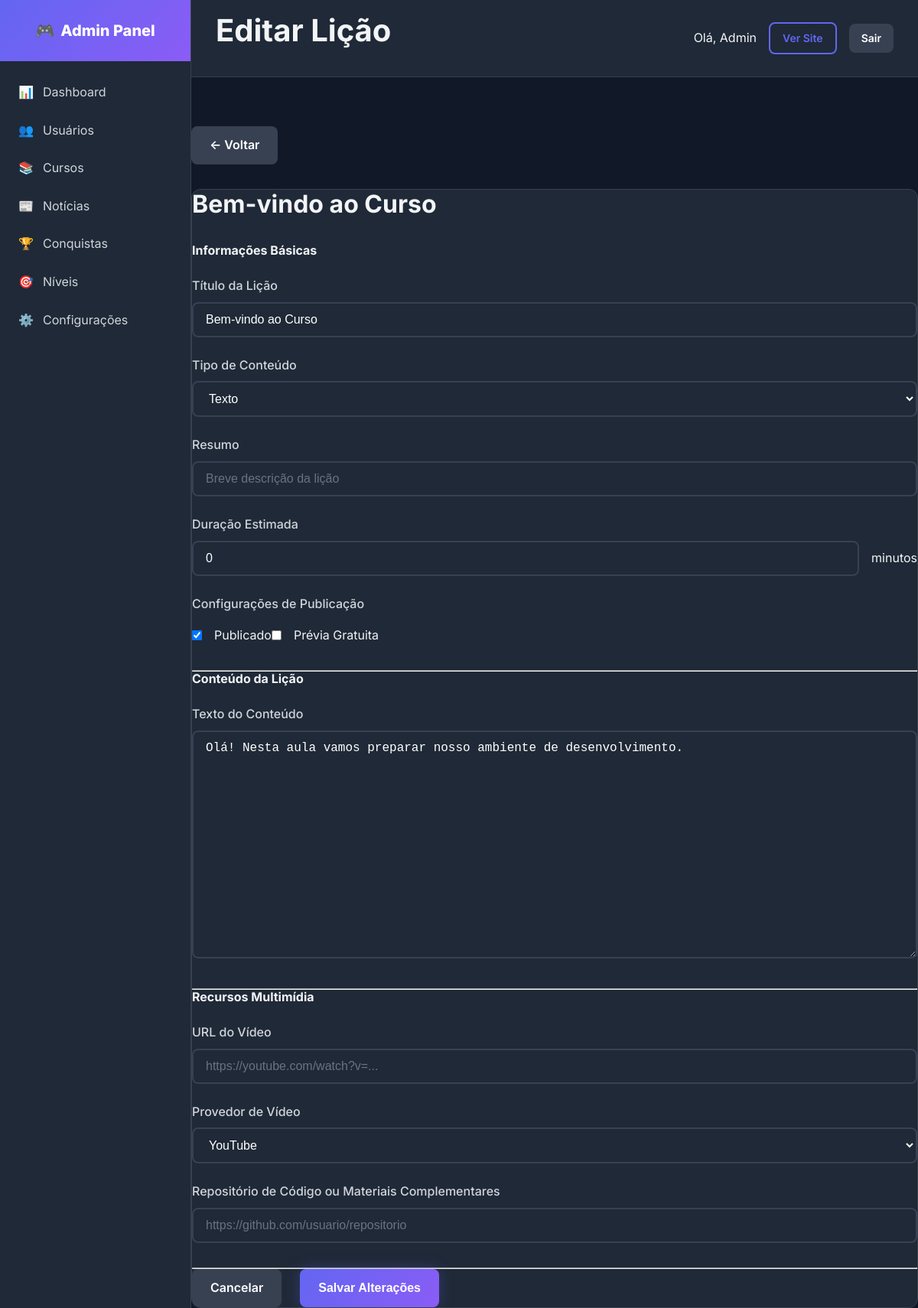
The page /admin/lesson-edit.php?id=1 (signed in) on the database its author committed.
### tables this page shows
CREATE TABLE `users` (
    `id`                        INT UNSIGNED       NOT NULL AUTO_INCREMENT,
    `name`                      VARCHAR(100)       NOT NULL                          COMMENT 'Nome de exibição',
    `full_name`                 VARCHAR(200)       DEFAULT NULL                      COMMENT 'Nome completo',
    `first_name`                VARCHAR(100)       DEFAULT NULL                      COMMENT 'Primeiro nome',
    `last_name`                 VARCHAR(100)       DEFAULT NULL                      COMMENT 'Sobrenome',
    `username`                  VARCHAR(50)        NOT NULL                          COMMENT 'Username único',
    `email`                     VARCHAR(150)       NOT NULL                          COMMENT 'Email único para login',
    `password`                  VARCHAR(255)       NOT NULL                          COMMENT 'Hash bcrypt da senha',
    `role`                      ENUM('student','instructor','admin','super_admin')
                                                   NOT NULL DEFAULT 'student'        COMMENT 'Papel do usuário',
    `avatar`                    VARCHAR(500)       DEFAULT NULL                      COMMENT 'URL da foto de perfil',
    `bio`                       TEXT               DEFAULT NULL                      COMMENT 'Biografia',
    `phone`                     VARCHAR(20)        DEFAULT NULL                      COMMENT 'Telefone com DDD',
    `website`                   VARCHAR(255)       DEFAULT NULL                      COMMENT 'Site pessoal',
    `social_github`             VARCHAR(255)       DEFAULT NULL,
    `social_linkedin`           VARCHAR(255)       DEFAULT NULL,
    `social_twitter`            VARCHAR(255)       DEFAULT NULL,
    `social_youtube`            VARCHAR(255)       DEFAULT NULL,
    `specialization`            VARCHAR(255)       DEFAULT NULL                      COMMENT 'Área de especialização',
    `total_points`              INT UNSIGNED       NOT NULL DEFAULT 0                COMMENT 'Cache pontos gamificação',
    `xp_total`                  INT UNSIGNED       NOT NULL DEFAULT 0                COMMENT 'XP total do usuário',
    `coins`                     INT UNSIGNED       NOT NULL DEFAULT 0                COMMENT 'Moedas do usuário',
    `level`                     INT UNSIGNED       NOT NULL DEFAULT 1                COMMENT 'Nível atual do usuário',
    `streak_days`               INT UNSIGNED       NOT NULL DEFAULT 0                COMMENT 'Dias seguidos de atividade',
    `last_activity`             DATE               DEFAULT NULL                      COMMENT 'Data da última atividade',
    `email_verified_at`         TIMESTAMP          NULL DEFAULT NULL,
    `email_verification_token`  VARCHAR(100)       DEFAULT NULL,
    `password_reset_token`      VARCHAR(100)       DEFAULT NULL,
    `password_reset_expires`    TIMESTAMP          NULL DEFAULT NULL,
    `two_factor_secret`         VARCHAR(255)       DEFAULT NULL,
    `two_factor_enabled`        TINYINT(1)         NOT NULL DEFAULT 0,
    `last_login_at`             TIMESTAMP          NULL DEFAULT NULL,
    `last_login_ip`             VARCHAR(45)        DEFAULT NULL,
    `is_active`                 TINYINT(1)         NOT NULL DEFAULT 1,
    `status`                    ENUM('active','inactive','banned','pending')
                                                   NOT NULL DEFAULT 'active'        COMMENT 'Status do usuário',
    `preferences`               JSON               DEFAULT NULL,
    `created_at`                TIMESTAMP          NOT NULL DEFAULT CURRENT_TIMESTAMP,
    `updated_at`                TIMESTAMP          NOT NULL DEFAULT CURRENT_TIMESTAMP ON UPDATE CURRENT_TIMESTAMP,

    PRIMARY KEY (`id`),
    UNIQUE KEY `uk_users_email` (`email`),
    UNIQUE KEY `uk_users_username` (`username`),
    KEY `idx_users_role` (`role`),
    KEY `idx_users_active` (`is_active`),
    KEY `idx_users_status` (`status`),
    KEY `idx_users_created` (`created_at`),
    KEY `idx_users_points` (`total_points` DESC)
);

CREATE TABLE `course_lessons` (
    `id`               INT UNSIGNED     NOT NULL AUTO_INCREMENT,
    `module_id`        INT UNSIGNED     NOT NULL,
    `course_id`        INT UNSIGNED     NOT NULL,
    `title`            VARCHAR(255)     NOT NULL,
    `summary`          VARCHAR(500)     DEFAULT NULL,
    `slug`             VARCHAR(280)     NOT NULL,
    `content_type`     ENUM('video','text','quiz','assignment','download','live','interactive')
                                        NOT NULL DEFAULT 'video',
    `content`          LONGTEXT         DEFAULT NULL,
    `video_url`        VARCHAR(500)     DEFAULT NULL,
    `video_provider`   ENUM('youtube','vimeo','bunny','wistia','self_hosted','other') DEFAULT NULL,
    `video_duration`   INT UNSIGNED     NOT NULL DEFAULT 0,
    `video_thumbnail`  VARCHAR(500)     DEFAULT NULL,
    `xp_reward`        INT UNSIGNED     NOT NULL DEFAULT 10,
    `coin_reward`      INT UNSIGNED     NOT NULL DEFAULT 1,
    `attachment_url`   VARCHAR(500)     DEFAULT NULL,
    `attachments`      JSON             DEFAULT NULL,
    `resources`        JSON             DEFAULT NULL,
    `sort_order`       INT              NOT NULL DEFAULT 0,
    `is_free_preview`  TINYINT(1)       NOT NULL DEFAULT 0,
    `is_published`     TINYINT(1)       NOT NULL DEFAULT 1,
    `is_mandatory`     TINYINT(1)       NOT NULL DEFAULT 1,
    `completion_rule`  ENUM('video_watched','content_read','quiz_passed','manual')
                                        NOT NULL DEFAULT 'video_watched',
    `created_at`       TIMESTAMP        NOT NULL DEFAULT CURRENT_TIMESTAMP,
    `updated_at`       TIMESTAMP        NOT NULL DEFAULT CURRENT_TIMESTAMP ON UPDATE CURRENT_TIMESTAMP,

    PRIMARY KEY (`id`),
    UNIQUE KEY `uk_lessons_slug_course` (`course_id`, `slug`),
    KEY `idx_lessons_module_order` (`module_id`, `sort_order`),
    CONSTRAINT `fk_lessons_module` FOREIGN KEY (`module_id`)
        REFERENCES `course_modules` (`id`) ON DELETE CASCADE ON UPDATE CASCADE,
    CONSTRAINT `fk_lessons_course` FOREIGN KEY (`course_id`)
        REFERENCES `courses` (`id`) ON DELETE CASCADE ON UPDATE CASCADE
);

### includes/functions.php (called while the page is built, shortened)
<?php
if (!function_exists('url')) {
    function url(string $path = ''): string {
        $baseUrl = defined('BASE_URL') ? BASE_URL : 'http://localhost/gamedev-academy/';
        return rtrim($baseUrl, '/') . '/' . ltrim($path, '/');
    }
}
if (!function_exists('asset')) {
    function asset(string $path): string {
        $path = ltrim($path, '/');
        $protocol = (!empty($_SERVER['HTTPS']) && $_SERVER['HTTPS'] === 'on') ? 'https://' : 'http://';
        $host = $_SERVER['HTTP_HOST'] ?? 'localhost';
        $scriptName = $_SERVER['SCRIPT_NAME'];
        $pathParts = explode('/', trim($scriptName, '/'));
        $projectFolder = $pathParts[0] ?? '';
        if (!empty($projectFolder) && $projectFolder !== 'index.php') {
            return $protocol . $host . '/' . $projectFolder . '/assets/' . $path;
        }
        return $protocol . $host . '/assets/' . $path;
    }
}
if (!function_exists('escape')) {
    function escape(?string $string): string {
        return htmlspecialchars($string, ENT_QUOTES | ENT_HTML5, 'UTF-8');
    }
}
?>

### classes/Database.php (called while the page is built, shortened)
<?php
class Database {
    private static $instance = null;
    private $pdo;
    private function __construct() {
        try {
            $dsn = "mysql:host=" . DB_HOST . ";dbname=" . DB_NAME . ";charset=" . DB_CHARSET;
            $options = [
                PDO::ATTR_ERRMODE => PDO::ERRMODE_EXCEPTION,
                PDO::ATTR_DEFAULT_FETCH_MODE => PDO::FETCH_ASSOC,
                PDO::ATTR_EMULATE_PREPARES => false,
            ];
            $this->pdo = new PDO($dsn, DB_USER, DB_PASS, $options);
        } catch (PDOException $e) {
            die("Erro de conexão: " . $e->getMessage());
        }
    }
    public static function getInstance(): self {
        if (self::$instance === null) {
            self::$instance = new self();
        }
        return self::$instance;
    }
    public function query(string $sql, array $params = []): PDOStatement {
        $stmt = $this->pdo->prepare($sql);
        $stmt->execute($params);
        return $stmt;
    }
    public function fetch(string $sql, array $params = []): ?array {
        return $this->query($sql, $params)->fetch() ?: null;
    }
}

### classes/Auth.php (called while the page is built, shortened)
<?php
require_once __DIR__ . '/Database.php';
require_once __DIR__ . '/User.php';
class Auth {
    private $user;
    public function __construct() {
        $this->user = new User();
    }
    public function isLoggedIn(): bool {
        if (isset($_SESSION['user_id'])) {
            return true;
        }
        return false;
    }
    public function getCurrentUser(): ?array {
        return $this->user->find($_SESSION['user_id']);
    }
}

### classes/User.php (called while the page is built, shortened)
<?php
class User {
    private $db;
    public function __construct() {
        $this->db = Database::getInstance();
    }
    public function find(int $id): ?array {
        return $this->db->fetch("SELECT * FROM users WHERE id = ?", [$id]);
    }
}

### admin/lesson-edit.php (the view, shortened to what this page needs)
<?php
$pageTitle = 'Editar Lição';
include 'includes/header.php';
$db = Database::getInstance();
$id = intval($_GET['id'] ?? 0);
$moduleId = intval($_GET['module_id'] ?? 0);
$courseId = intval($_GET['course_id'] ?? 0);
$lesson = $db->fetch("SELECT * FROM course_lessons WHERE id = ?", [$id]);
?>
<div class="mb-4">
    <a href="<?= url('admin/lessons.php?module_id=' . $moduleId . '&course_id=' . $courseId) ?>" class="btn btn-secondary">← Voltar</a>
</div>
<div class="card p-4" style="max-width: 1200px; margin: 0 auto;">
    <div class="mb-4">
        <h2><?= escape($lesson['title']) ?></h2>
    </div>
    <form method="POST">
        <div class="mb-4">
            <h5 class="mb-3">Informações Básicas</h5>
            <div class="row">
                <div class="col-md-9 mb-3">
                    <label class="form-label">Título da Lição</label>
                    <input type="text" name="title" class="form-control" value="<?= escape($lesson['title']) ?>" required>
                </div>
                <div class="col-md-3 mb-3">
                    <label class="form-label">Tipo de Conteúdo</label>
                    <select name="content_type" class="form-control">
                        <?php
                        $types = ['text'=>'Texto','video'=>'Vídeo','quiz'=>'Quiz','exercise'=>'Exercício','project'=>'Projeto','live'=>'Live','download'=>'Download'];
                        foreach ($types as $k=>$v): ?>
                            <option value="<?= $k ?>" <?= ($lesson['content_type'] ?? 'text') === $k ? 'selected' : '' ?>><?= $v ?></option>
                        <?php endforeach; ?>
                    </select>
                </div>
            </div>
            <div class="mb-3">
                <label class="form-label">Resumo</label>
                <input type="text" name="summary" class="form-control" value="<?= escape($lesson['summary'] ?? '') ?>" placeholder="Breve descrição da lição">
            </div>
            <div class="row">
                <div class="col-md-6 mb-3">
                    <label class="form-label">Duração Estimada</label>
                    <div class="d-flex align-center gap-2">
                        <input type="number" name="duration_minutes" class="form-control" value="<?= intval($lesson['video_duration'] ?? 0) ?>" placeholder="0">
                        <span>minutos</span>
                    </div>
                </div>
                <div class="col-md-6 mb-3">
                    <label class="form-label d-block">Configurações de Publicação</label>
                    <div class="d-flex gap-4 mt-2">
                        <label class="d-flex align-center gap-2">
                            <input type="checkbox" name="is_published" <?= ($lesson['is_published'] ?? 0) ? 'checked' : '' ?>>
                            <span>Publicado</span>
                        </label>
                        <label class="d-flex align-center gap-2">
                            <input type="checkbox" name="is_free_preview" <?= ($lesson['is_free_preview'] ?? 0) ? 'checked' : '' ?>>
                            <span>Prévia Gratuita</span>
                        </label>
                    </div>
                </div>
            </div>
        </div>
        <hr class="my-4">
        <div class="mb-4">
            <h5 class="mb-3">Conteúdo da Lição</h5>
            <div class="mb-3">
                <label for="content" class="form-label">Texto do Conteúdo</label>
                <textarea class="form-control" id="content" name="content" rows="15"><?= escape($lesson['content'] ?? '') ?></textarea>
            </div>
        </div>
        <hr class="my-4">
        <div class="mb-4">
            <h5 class="mb-3">Recursos Multimídia</h5>
            <div class="row">
                <div class="col-md-7 mb-3">
                    <label class="form-label">URL do Vídeo</label>
                    <input type="text" name="video_url" class="form-control" value="<?= escape($lesson['video_url'] ?? '') ?>" placeholder="https://youtube.com/watch?v=...">
                </div>
                <div class="col-md-5 mb-3">
                    <label class="form-label">Provedor de Vídeo</label>
                    <select name="video_provider" class="form-control">
                        <?php foreach (['youtube'=>'YouTube','vimeo'=>'Vimeo','cloudflare'=>'Cloudflare','bunny'=>'Bunny','self'=>'Próprio'] as $k=>$v): ?>
                            <option value="<?= $k ?>" <?= ($lesson['video_provider'] ?? 'youtube') === $k ? 'selected' : '' ?>><?= $v ?></option>
                        <?php endforeach; ?>
                    </select>
                </div>
            </div>
            <div class="mb-3">
                <label class="form-label">Repositório de Código ou Materiais Complementares</label>
                <input type="text" name="attachment_url" class="form-control" value="<?= escape($lesson['attachment_url'] ?? '') ?>" placeholder="https://github.com/usuario/repositorio">
            </div>
        </div>
        <hr class="my-4">
        <div class="d-flex justify-end gap-3">
            <a href="<?= url('admin/lessons.php?module_id=' . $moduleId . '&course_id=' . $courseId) ?>" class="btn btn-secondary">Cancelar</a>
            <button type="submit" class="btn btn-primary">Salvar Alterações</button>
        </div>
    </form>
</div>
<?php include 'includes/footer.php'; ?>

### admin/includes/header.php (shortened to what this page needs)
<?php
require_once __DIR__ . '/../../config/database.php';
require_once __DIR__ . '/../../classes/Database.php';
require_once __DIR__ . '/../../classes/User.php';
require_once __DIR__ . '/../../classes/Auth.php';
require_once __DIR__ . '/../../classes/News.php';
require_once __DIR__ . '/../../includes/functions.php';
require_once __DIR__ . '/../../includes/editorjs-loader.php';
$auth = new Auth();
$auth->requireAdmin();
$currentUser = $auth->getCurrentUser();
?>
<!DOCTYPE html>
<html lang="pt-BR">
<head>
    <link rel="stylesheet" href="<?= asset('css/main.css') ?>">
    <link rel="stylesheet" href="<?= asset('css/admin.css') ?>">
<?php
    if (class_exists('EditorJSLoader')) {
        EditorJSLoader::renderStyles();
    }
?>
</head>
<body>
    <div class="admin-layout">
        <?php include __DIR__ . '/sidebar.php'; ?>
        <main class="admin-main">
            <div class="admin-header">
                <h1><?= $pageTitle ?? 'Dashboard' ?></h1>
                <div class="d-flex align-center gap-2">
                    <span>Olá, <?= escape($currentUser['name']) ?></span>
                    <a href="<?= url() ?>" class="btn btn-sm btn-outline">Ver Site</a>
                    <a href="<?= url('logout.php') ?>" class="btn btn-sm btn-secondary">Sair</a>
                </div>
            </div>
            <div class="admin-content"></div>

### rows shown on the page
users: name "Admin"
course_lessons: title "Bem-vindo ao Curso", content_type "Texto", duration_minutes "0", is_published "☑", content "Olá! Nesta aula vamos preparar nosso ambiente de desenvolvimento.", video_provider "YouTube"

### other values the page prints
$pageTitle "Editar Lição"
